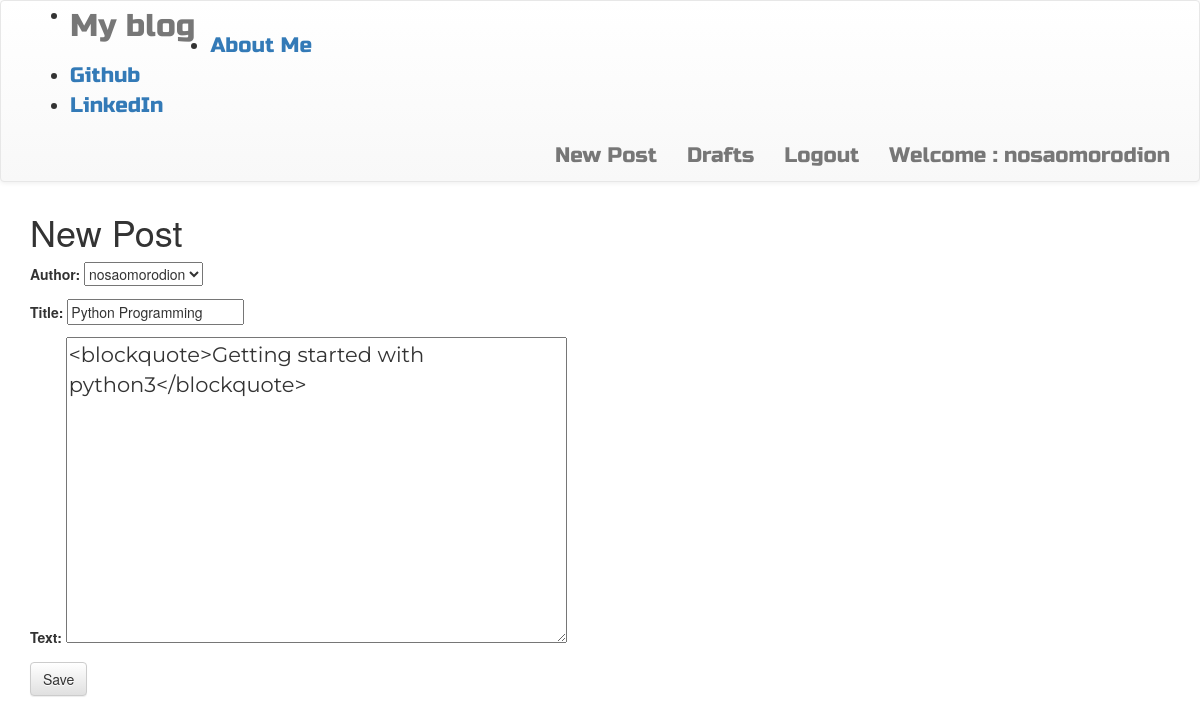
/post/4/edit/ (signed in), run on the app's committed database.
### blog/models.py (models this page shows, shortened)
class Post(models.Model):
    author = models.ForeignKey('auth.User',on_delete=models.CASCADE)
    title = models.CharField(max_length=250)
    text = models.TextField()
    create_date = models.DateTimeField(default=timezone.now)
    published_date = models.DateTimeField(blank=True, null=True)

### blog/views.py (the view)
# urls.py: path('post/<int:pk>/edit/', views.PostUpdateView.as_view(), name='post_edit'),
class PostUpdateView(LoginRequiredMixin, UpdateView):
    login_url = '/login/'
    redirect_field_name = 'blog/post_detail.html'
    form_class = PostForm
    model = Post

### blog/forms.py
class PostForm(forms.ModelForm):
    class Meta():
        model = Post
        fields = ('author','title','text')
        widgets = {
            'title': forms.TextInput(attrs={'class':'textinputclass'}),
            'text':forms.Textarea(attrs={'class':'editable medium-editor-textarea postcontent'}),
        }

### blog/templates/blog/post_form.html (shortened to what this page needs)
{% extends "blog/base.html" %}
{% block content %}
    <h1>New Post</h1>
    <form class="post-form" method="POST">
        {{form.as_p}}
        <button type="submit" class='save btn btn-default' name="button">Save</button>
    </form>
{% endblock %}

### blog/templates/blog/base.html (shortened to what this page needs)
<!DOCTYPE html>
{% load staticfiles %}
<html lang="en">
    <head>
        <link rel="stylesheet" href="https://maxcdn.bootstrapcdn.com/bootstrap/3.3.7/css/bootstrap.min.css">
        <link rel="stylesheet" href="https://maxcdn.bootstrapcdn.com/bootstrap/3.3.7/css/bootstrap-theme.min.css">
        <link rel="stylesheet" href="//cdn.jsdelivr.net/medium-editor/latest/css/medium-editor.min.css" type="text/css" media="screen" charset="utf-8">
        <link rel="stylesheet" href="{% static 'css/blog.css' %}">
    </head>
    <body>
        <nav class="navbar navbar-default techfont custom-navbar">
            <div class="container">
                <ul>
                    <li><a class='navbar-brand bigbrand' href="{% url 'blog:post_list' %}">My blog</a></li>
                    <li><a href="{% url 'blog:about' %}"> About Me</a></li>
                    <li><a href="http://www.github.com"> Github</a></li>
                    <li><a href="https://www.linkedin.com"> LinkedIn</a></li>
                </ul>
                <ul class='nav navbar-nav navbar-right'>
                    {% if user.is_authenticated %}
                    <li>
                        <a href="{% url 'blog:post_new' %}"> New Post </a>
                    </li>
                    <li>
                        <a href="{% url 'blog:post_draft_list' %}"> Drafts </a>
                    </li>
                    <li>
                        <a href="{% url 'logout' %}"> Logout </a>
                    </li>
                    <li>
                        <a>Welcome : {{user.username}}</a>
                    </li>
                        {% else %}
                        <li>
                            <a class='nav navbar-right' href= "{% url 'login'%}"><span class='glyphicon glyphicon-user'>Login </span> </a>
                        </li>
                    {% endif %}
                </ul>
            </div>
        </nav>
        <div class="content container">
            <div class="row">
                <div class="col-md-8">
                    <div class="blog_posts">
                        {% block content%}
                        {% endblock%}
                    </div>
                </div>
            </div>
        </div>
    </body>
</html>

### blog/static/css/blog.css (style rules this page uses)
.techfont { font-family: 'Russo One', sans-serif; font-size: 1.5em; margin-bottom: 10px; }
.postcontent { font-family: 'Montserrat'; font-size: 1.5em; }
.bigbrand { font-size: 1.5em; }

### data on the page
Post: author "nosaomorodion", title "Python Programming", text "<blockquote>Getting started with python3</blockquote>"

### other printed values
{{ user.username }} "nosaomorodion"
